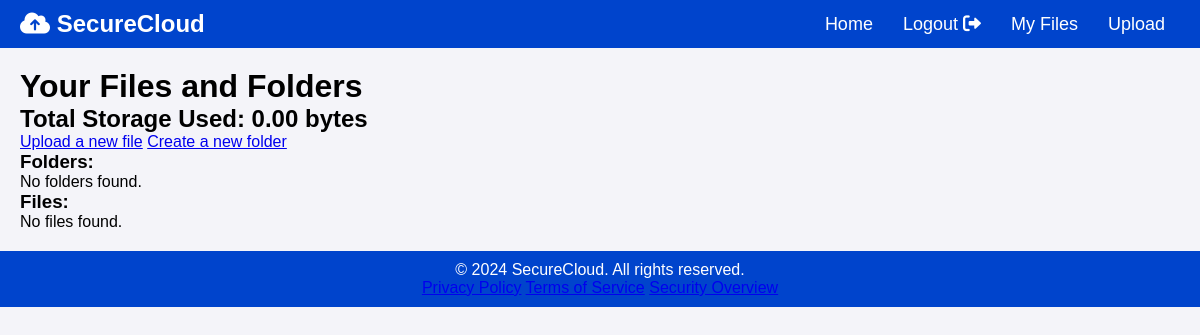
Before: /files/ (signed in) with the older database file.
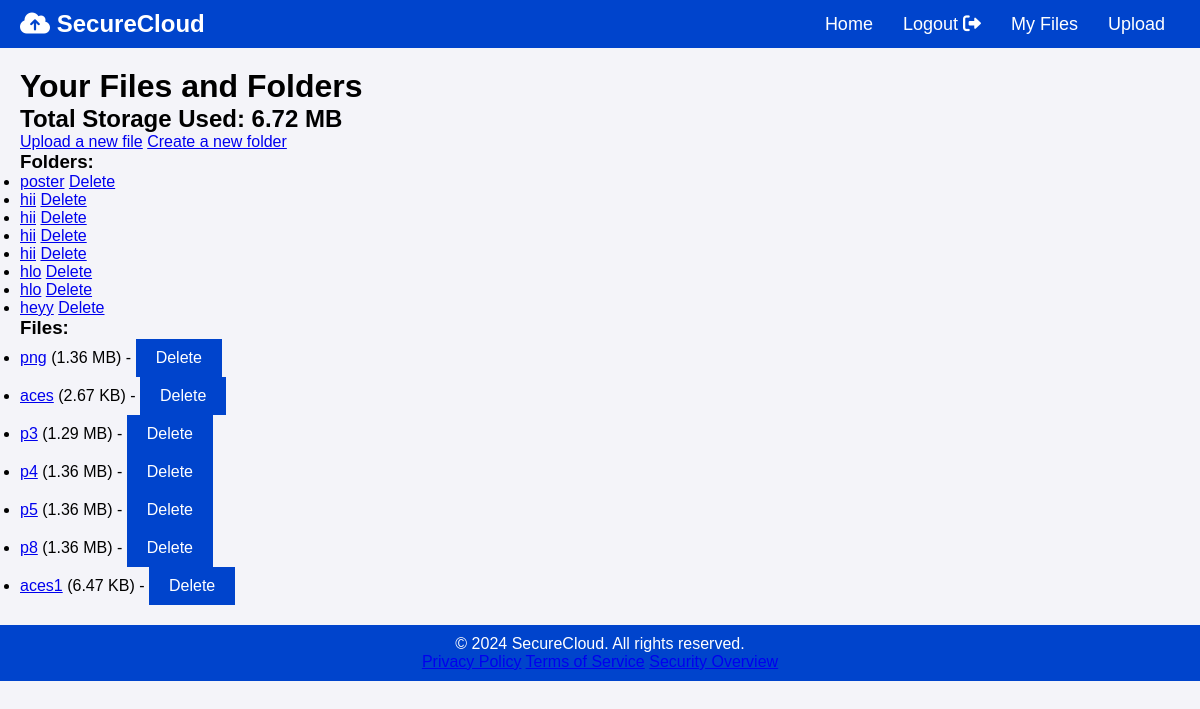
After: the same page with the newer database file.
### storage/models.py (models this page shows, shortened)
class Folder(models.Model):
    name = models.CharField(max_length=255)
    parent = models.ForeignKey('self', null=True, blank=True, on_delete=models.CASCADE)
    user = models.ForeignKey(User, on_delete=models.CASCADE)

class File(models.Model):
    name = models.CharField(max_length=255)
    file = models.FileField(upload_to='files/')
    size = models.IntegerField(null=False)
    uploaded_at = models.DateTimeField(auto_now_add=True)
    folder = models.ForeignKey('Folder', null=True, blank=True, on_delete=models.SET_NULL)
    user = models.ForeignKey(User, on_delete=models.CASCADE)

### storage/views.py (the view)
# urls.py: path('files/', views.file_list, name='file_list'),
@login_required
def file_list(request):
    query = request.GET.get('q', '')
    files = File.objects.filter(user=request.user, folder__isnull=True, name__icontains=query)
    folders = Folder.objects.filter(user=request.user, parent__isnull=True, name__icontains=query)
    storage_used = get_user_storage_usage(request.user)
    storage_limit = 100 * 1024 * 1024
    storage_remaining = storage_limit - storage_used
    return render(request, 'file_list.html', {
        'files': files,
        'folders': folders,
        'query': query,
        'storage_used': storage_used,
        'storage_remaining': storage_remaining
    })

### storage/models.py (called while the page is built)
def get_user_storage_usage(user):
    total_storage = File.objects.filter(user=user).aggregate(Sum('size'))['size__sum'] or 0
    return total_storage

### storage/templatetags/filters.py (called while the page is built)
@register.filter
def filesizeformat(value):
    for unit in ['bytes', 'KB', 'MB', 'GB', 'TB']:
        if value < 1024.0:
            return f"{value:.2f} {unit}"
        value /= 1024.0
    return f"{value:.2f} PB"

### storage/templates/file_list.html (shortened to what this page needs)
{% extends "base.html" %}
{% load filters %}
{% block content %}
  <h1>Your Files and Folders</h1>
  <h2>Total Storage Used: {{ storage_used|filesizeformat }}</h2>
  {% if storage_used|add:1 > MAX_STORAGE %}
    <p>You have reached your storage limit. Please delete some files before uploading more.</p>
  {% else %}
    <a href="{% url 'storage:upload_file' %}">Upload a new file</a>
  {% endif %}
  <a href="{% url 'storage:create_folder' %}">Create a new folder</a>
  <h3>Folders:</h3>
  <ul>
    {% for folder in folders %}
      <li>
        <a href="{% url 'storage:folder_view' folder.id %}">{{ folder.name }}</a>
        <a href="{% url 'storage:delete_folder' folder.id %}" onclick="return confirm('Are you sure you want to delete this folder?')">Delete</a>
      </li>
    {% empty %}
      <p>No folders found.</p>
    {% endfor %}
  </ul>
  <h3>Files:</h3>
  <ul>
    {% for file in files %}
      <li>
        <a href="{% url 'storage:file_download' file.id %}">{{ file.name }}</a>
        ({{ file.size|filesizeformat }})
        - <form action="{% url 'storage:delete_file' file.id %}" method="POST" style="display:inline;">
            <button class="btn" type="submit" onclick="return confirm('Are you sure you want to delete this file?')">Delete</button>
          </form>
      </li>
    {% empty %}
      <p>No files found.</p>
    {% endfor %}
  </ul>
{% endblock %}

### storage/templates/base.html (shortened to what this page needs)
{% load static %}
<!DOCTYPE html>
<html lang="en">
<head>
    <link rel="stylesheet" href="{% static 'css/styles.css' %}">
    <link rel="stylesheet" href="https://cdnjs.cloudflare.com/ajax/libs/font-awesome/6.0.0/css/all.min.css">
</head>
<body>
    <nav class="navbar">
        <div class="navbar-container">
            <div class="logo">
                <a href="{% url 'storage:home' %}">
                    <i class="fas fa-cloud-upload-alt logo-icon"></i>
                    SecureCloud
                </a>
            </div>
            <ul class="nav-links" id="nav-links">
                <li class="{% if request.resolver_match.url_name == 'home' %}active{% endif %}">
                    <a href="{% url 'storage:home' %}">Home</a>
                </li>
                {% if user.is_authenticated %}
                    <li>
                        <a href="{% url 'storage:logout' %}" class="nav-link-button" onclick="event.preventDefault(); document.getElementById('logout-form').submit();">
                            Logout <i class="fas fa-sign-out-alt"></i>
                        </a>
                    </li>
                    <li class="{% if request.resolver_match.url_name == 'file_list' %}active{% endif %}">
                        <a href="{% url 'storage:file_list' %}">My Files</a>
                    </li>
                    <li class="{% if request.resolver_match.url_name == 'upload_file' %}active{% endif %}">
                        <a href="{% url 'storage:upload_file' %}">Upload</a>
                    </li>
                {% endif %}
            </ul>
        </div>
    </nav>
    <main>
        {% block content %}{% endblock %}
    </main>
    <footer class="main-footer">
        <div class="footer-content">
            <p>&copy; 2024 SecureCloud. All rights reserved.</p>
            <div class="footer-links">
                <a href="#">Privacy Policy</a>
                <a href="#">Terms of Service</a>
                <a href="#">Security Overview</a>
            </div>
        </div>
    </footer>
</body>
</html>

### storage/static/css/styles.css (style rules this page uses)
* { margin: 0; padding: 0; box-sizing: border-box; }
body { font-family: Arial, sans-serif; background-color: #f4f4f9; margin: 0; }
.navbar { background-color: #0044cc; padding: 10px 20px; position: sticky; top: 0; z-index: 1000; }
.navbar-container { display: flex; justify-content: space-between; align-items: center; max-width: 1200px; margin: 0 auto; }
.logo a { color: white; font-size: 24px; text-decoration: none; font-weight: bold; }
.nav-links { display: flex; list-style: none; }
.nav-links li { margin: 0 15px; }
.nav-links a { color: white; text-decoration: none; font-size: 18px; }
main { padding: 20px; max-width: 1200px; margin: 0 auto; }
footer { background-color: #0044cc; color: white; text-align: center; padding: 10px; }
.btn { background-color: #0044cc; color: white; padding: 10px 20px; border: none; cursor: pointer; font-size: 16px; }

Changed rows visible on the page:
added Folder: name "poster"
added Folder: name "hii"
added Folder: name "hii"
added Folder: name "hii"
added Folder: name "hii"
added Folder: name "hlo"
added Folder: name "hlo"
added Folder: name "heyy"
added File: name "png", size|filesizeformat "1.36 MB"
added File: name "aces", size|filesizeformat "2.67 KB"
added File: name "p3", size|filesizeformat "1.29 MB"
added File: name "p4", size|filesizeformat "1.36 MB"
added File: name "p5", size|filesizeformat "1.36 MB"
added File: name "p8", size|filesizeformat "1.36 MB"
added File: name "aces1", size|filesizeformat "6.47 KB"
Other visible differences:
{{ storage_used|filesizeformat }}: "0.00 bytes" → "6.72 MB"
text no longer shown: "No folders found. No files found."
